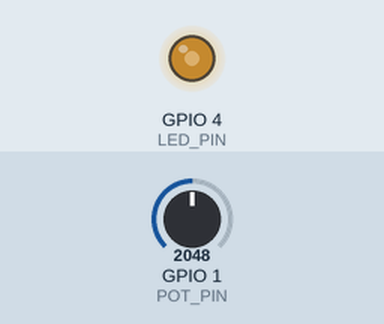
This sketch was run on a simulated ESP32. Shown: output pins drawn as LEDs (lit = HIGH). The test bench sets the inputs (shaded band); at power-on: GPIO 1 (POT_PIN) = 2048. What the sketch prints to the serial monitor is not drawn.

Above: at 1.2 s.
1.3 s: GPIO 1 (POT_PIN) set to 2866
At 2.5 s:
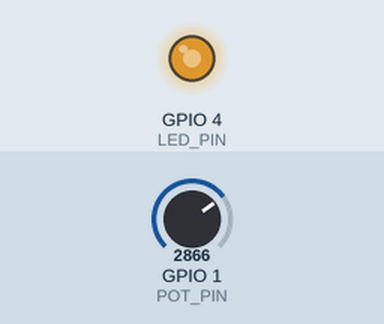
2.8 s: GPIO 1 (POT_PIN) set to 3603
At 3.8 s:
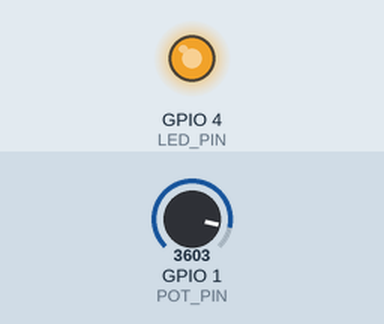
4.3 s: GPIO 1 (POT_PIN) set to 491
At 5.0 s:
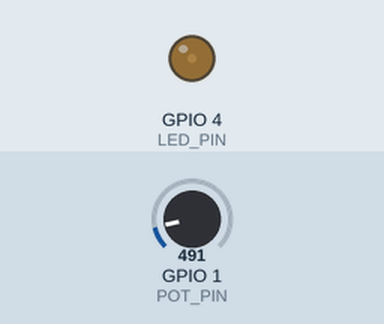
5.8 s: GPIO 1 (POT_PIN) set to 0
At 6.1 s:
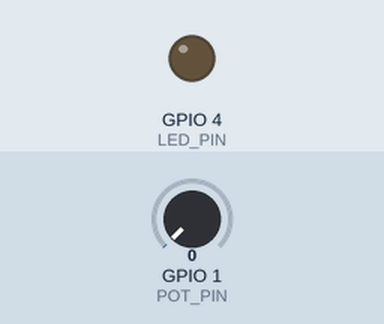
7.3 s: GPIO 1 (POT_PIN) set to 2047
At 8.5 s:
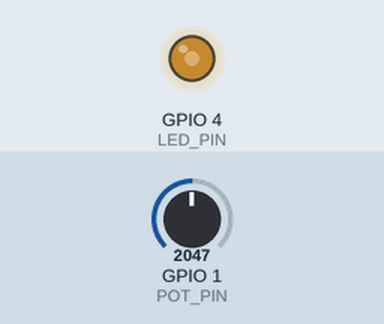
Timing chart, 0 to 9.8 s (numbered marks = the images above; inputs shaded):
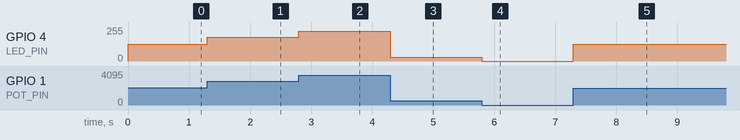

The sketch:

4.1.2.ino
```cpp
//code adapted from class notes and webLED
//used Chatgpt for debugging and syntax fixing
//set up the pins and ledc parameters
#define LEDC_CHANNEL 0  // use first of 6 channels
#define LEDC_RESOLUTION_BITS 12
#define LEDC_RESOLUTION ((1 << LEDC_RESOLUTION_BITS) - 1)
#define LEDC_FREQ_HZ 20
#define LED_PIN 4
#define POT_PIN 1

//maps values to something that can be used in ledcWrite
void ledcAnalogWrite(uint8_t pin, uint32_t value, uint32_t valueMax = 255) {
  uint32_t duty = LEDC_RESOLUTION * min(value, valueMax) / valueMax;
  ledcWrite(LED_PIN, duty); // write duty to LEDC
}

void setup() {
  // put your setup code here, to run once:
  Serial.begin(115200);
  pinMode(LED_PIN, OUTPUT);
  pinMode(POT_PIN, INPUT);

  //set up LED
  ledcAttach(LED_PIN, LEDC_FREQ_HZ, LEDC_RESOLUTION_BITS);
}

void loop() {
  // put your main code here, to run repeatedly:
  int mv;
  mv = map(analogRead(POT_PIN),0,4095,0,255);
  Serial.println(mv);
  ledcAnalogWrite(LED_PIN, mv);
}
```

Measured:
- after the input at 1.3 s, GPIO 4 (LED_PIN): 127/255 → 178/255 at once
- after the input at 2.8 s, GPIO 4 (LED_PIN): 178/255 → 224/255 at once
- after the input at 4.3 s, GPIO 4 (LED_PIN): 224/255 → 30/255 at once
- after the input at 5.8 s, GPIO 4 (LED_PIN): 30/255 → 0/255 at once
- after the input at 7.3 s, GPIO 4 (LED_PIN): 0/255 → 127/255 at once
